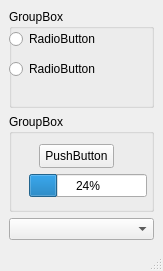
<?xml version="1.0" encoding="UTF-8"?>
<ui version="4.0">
 <class>MainWindow</class>
 <widget class="QMainWindow" name="MainWindow">
  <property name="geometry">
   <rect>
    <x>0</x>
    <y>0</y>
    <width>163</width>
    <height>271</height>
   </rect>
  </property>
  <property name="minimumSize">
   <size>
    <width>163</width>
    <height>271</height>
   </size>
  </property>
  <property name="windowTitle">
   <string>MainWindow</string>
  </property>
  <widget class="QWidget" name="centralwidget">
   <layout class="QVBoxLayout" name="verticalLayout">
    <item>
     <widget class="QGroupBox" name="gb_radiobox">
      <property name="title">
       <string>GroupBox</string>
      </property>
      <widget class="QRadioButton" name="rb_button1">
       <property name="geometry">
        <rect>
         <x>0</x>
         <y>20</y>
         <width>201</width>
         <height>20</height>
        </rect>
       </property>
       <property name="text">
        <string>RadioButton</string>
       </property>
      </widget>
      <widget class="QRadioButton" name="rb_button2">
       <property name="geometry">
        <rect>
         <x>0</x>
         <y>50</y>
         <width>201</width>
         <height>20</height>
        </rect>
       </property>
       <property name="text">
        <string>RadioButton</string>
       </property>
      </widget>
     </widget>
    </item>
    <item>
     <widget class="QGroupBox" name="gb_progress">
      <property name="title">
       <string>GroupBox</string>
      </property>
      <widget class="QProgressBar" name="pb_progress1">
       <property name="geometry">
        <rect>
         <x>20</x>
         <y>60</y>
         <width>118</width>
         <height>23</height>
        </rect>
       </property>
       <property name="value">
        <number>24</number>
       </property>
      </widget>
      <widget class="QPushButton" name="b_button1">
       <property name="geometry">
        <rect>
         <x>30</x>
         <y>30</y>
         <width>75</width>
         <height>24</height>
        </rect>
       </property>
       <property name="text">
        <string>PushButton</string>
       </property>
      </widget>
     </widget>
    </item>
    <item>
     <widget class="QComboBox" name="cb_combo1"/>
    </item>
   </layout>
  </widget>
  <widget class="QMenuBar" name="menubar">
   <property name="geometry">
    <rect>
     <x>0</x>
     <y>0</y>
     <width>163</width>
     <height>22</height>
    </rect>
   </property>
  </widget>
  <widget class="QStatusBar" name="statusbar"/>
 </widget>
 <tabstops>
  <tabstop>rb_button1</tabstop>
  <tabstop>rb_button2</tabstop>
  <tabstop>b_button1</tabstop>
  <tabstop>cb_combo1</tabstop>
 </tabstops>
 <resources/>
 <connections/>
</ui>
